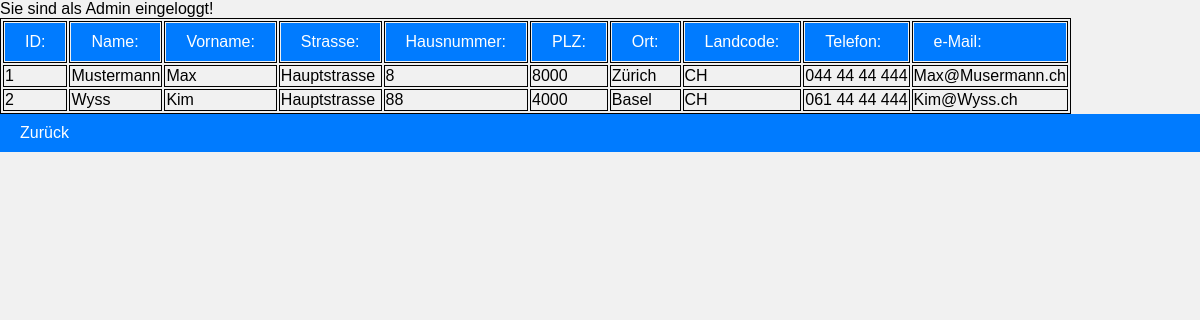
The page /kunden.php (signed in) on the database its author committed.
### tables this page shows
CREATE TABLE `kunde` (
  `id` int(11) NOT NULL auto_increment,
  `name` varchar(80) NOT NULL default '',
  `vorname` varchar(80) NOT NULL default '',
  `strasse` varchar(80) NOT NULL default '',
  `hausnummer` varchar(5) NOT NULL default '',
  `plz` varchar(8) NOT NULL default '',
  `ort` varchar(80) NOT NULL default '',
  `landcode` char(2) NOT NULL default '',
  `telefon` varchar(20) NOT NULL default '',
  `email` varchar(80) NOT NULL default '',
  PRIMARY KEY  (`id`)
);

### kunden.php (the view, shortened to what this page needs)
<!DOCTYPE html>
<html lang="de">
<head>
</head>
<body>
<table>
<tr><td><a href="kunden.php?sort=id">ID:</a></td>
    <td><a href="kunden.php?sort=name">Name:</a></td>
    <td><a href="kunden.php?sort=vorname">Vorname:</a></td>
    <td><a href="kunden.php?sort=strasse">Strasse:</a></td>
    <td><a href="kunden.php?sort=hausnnummer">Hausnummer:</a></td>
    <td><a href="kunden.php?sort=plz">PLZ:</a></td>
	<td><a href="kunden.php?sort=ort">Ort:</a></td>
    <td><a href="kunden.php?sort=landcode">Landcode:</a></td>
    <td><a href="kunden.php?sort=telefon">Telefon:</a></td>
    <td><a href="kunden.php?sort=email">e-Mail:</a></td>
</tr>
<?php
   $con = new mysqli("", "root", "", "kino");
   $sql = "SELECT * FROM kunde";
   if(isset($_GET['sort']) == FALSE)
   {
     $sql .= " ORDER BY id";
   }
   elseif ($_GET['sort'] == 'id')
   {
     $sql .= " ORDER BY id";
   }
   elseif ($_GET['sort'] == 'name')
   {
     $sql .= " ORDER BY name";
   }
   elseif ($_GET['sort'] == 'vorname')
   {
     $sql .= " ORDER BY vorname";
   }
   elseif ($_GET['sort'] == 'strasse')
   {
     $sql .= " ORDER BY strasse";
   }
   elseif($_GET['sort'] == 'hausnummer')
   {
     $sql .= " ORDER BY hausnummer";
   }
   elseif($_GET['sort'] == 'plz')
   {
     $sql .= " ORDER BY plz";
   }
   elseif($_GET['sort'] == 'ort')
   {
     $sql .= " ORDER BY ort";
   }
   elseif($_GET['sort'] == 'landcode')
   {
     $sql .= " ORDER BY landcode";
   }
   elseif($_GET['sort'] == 'telefon')
   {
     $sql .= " ORDER BY telefon";
   }
   elseif($_GET['sort'] == 'email')
   {
     $sql .= " ORDER BY email";
   }
   $res = $con->query($sql);
   while ($dsatz = $res->fetch_assoc())
   {
      echo "<tr>";
      echo "<td>" . $dsatz["id"] . "</td>";
      echo "<td>" . $dsatz["name"] . "</td>";
      echo "<td>" . $dsatz["vorname"] . "</td>";
      echo "<td>" . $dsatz["strasse"] . "</td>";
      echo "<td>" . $dsatz["hausnummer"] . "</td>";
      echo "<td>" . $dsatz["plz"] . "</td>";
      echo "<td>" . $dsatz["ort"] . "</td>";
      echo "<td>" . $dsatz["landcode"] . "</td>";
      echo "<td>" . $dsatz["telefon"] . "</td>";
      echo "<td>" . $dsatz["email"] . "</td>";
      echo "</tr>";
   }
?>
</table>
	<a href="intern.php">Zurück</a>
</body>
</html>

### kunden.php (style rules this page uses)
table,td { border:1px solid black; }
body { font-family: Arial, sans-serif; background-color: #f1f1f1; margin: 0; padding: 0; }
a { display: block; padding: 10px 20px; background-color: #007bff; color: #fff; text-decoration: none; transition: background-color 0.3s ease; }

### rows shown on the page
kunde: id "1", name "Mustermann", vorname "Max", strasse "Hauptstrasse", hausnummer "8", plz "8000", ort "Zürich", landcode "CH", telefon "044 44 44 444", email "Max@Musermann.ch"
kunde: id "2", name "Wyss", vorname "Kim", strasse "Hauptstrasse", hausnummer "88", plz "4000", ort "Basel", landcode "CH", telefon "061 44 44 444", email "Kim@Wyss.ch"
